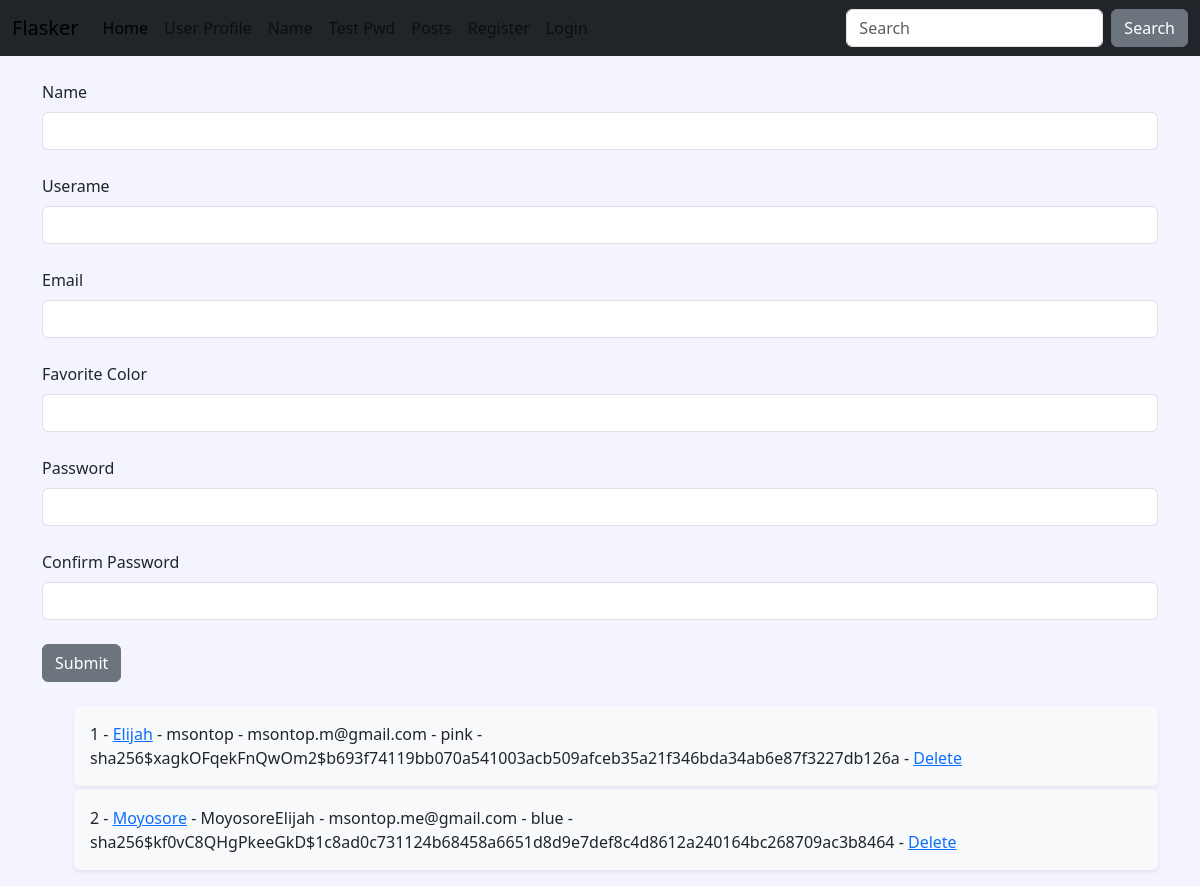
The page /user/add on the database as committed earlier.
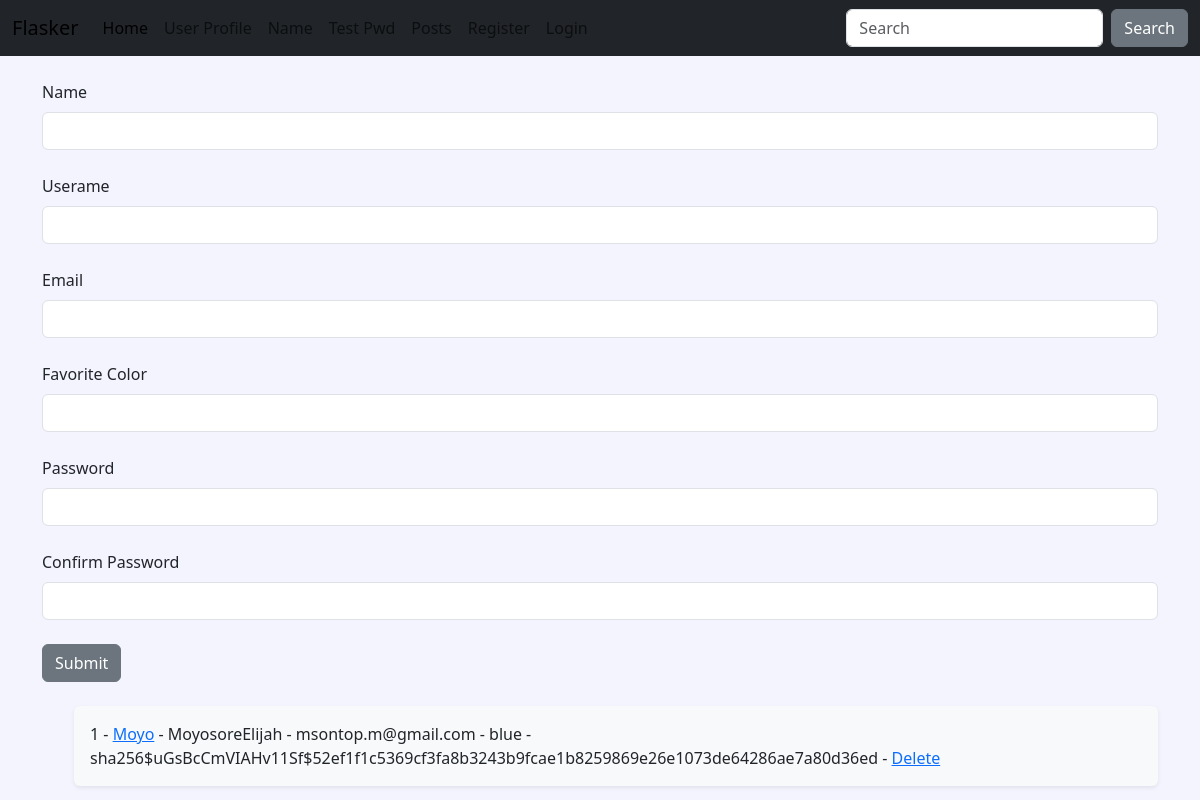
The same page on the database as committed later.
### hello.py (models this page shows, shortened)
class Users(db.Model, UserMixin):
    id = db.Column(db.Integer, primary_key=True)
    username = db.Column(db.String(200), unique=True)
    name = db.Column(db.String(200), nullable=False)
    email = db.Column(db.String(200), nullable=False, unique=True)
    favorite_color = db.Column(db.String(120))
    date_added = db.Column(db.DateTime, default=datetime.utcnow)
    password_hash = db.Column(db.String(128))
    @property
    def password(self):
        raise AttributeError('Password is nomett a readable attr!')

### hello.py (the view, shortened to what this page needs)
@app.route('/user/add', methods=['GET', 'POST'])
def add_user():
    name = None
    form = UserFrom()
    our_users=Users.query.order_by(Users.date_added)
    return render_template('add_user.html',
                           form=form,
                           name=name,
                           our_users=our_users)

### hello.py
class UserFrom(FlaskForm):
    username = StringField('Userame', validators=[DataRequired()])
    name = StringField('Name', validators=[DataRequired()])
    email = StringField('Email', validators=[DataRequired()])
    favorite_color = StringField('Favorite Color')
    password_hash = PasswordField('Password', validators=[DataRequired(), EqualTo('password_hash2', message='password must match!')])
    password_hash2 = PasswordField('Confirm Password', validators=[DataRequired()])
    submit = SubmitField('Submit')

### templates/add_user.html (shortened to what this page needs)
{% extends 'base.html' %}
{% block content%}
{% if name %}
<h1>User Added!</h1>
<br/>
<ul style="list-style-type: none;">
    {% for our_user in our_users %}
    <div class="shadow-sm p-3 mb-1 bg-body-tertiary rounded">
        <li>{{ our_user.id }} - <a href="{{ url_for('update', id=our_user.id) }}">{{ our_user.name }}</a> - {{ our_user.username }} - {{ our_user.email }} - {{ our_user.favorite_color }} - {{ our_user.password_hash }} - <a href="{{ url_for('delete', id=our_user.id) }}">Delete</a></li>
    </div>
    {% endfor %}
</ul>
{% else %}
<form method="POST">
    {{ form.name.label(class="form-label") }}
    {{ form.name(class="form-control") }}
    <br />
    {{ form.username.label(class="form-label") }}
    {{ form.username(class="form-control") }}
    <br />
    {{ form.email.label(class="form-label") }}
    {{ form.email(class="form-control") }}
    <br />
    {{ form.favorite_color.label(class="form-label") }}
    {{ form.favorite_color(class="form-control") }}
    <br />
    {{ form.password_hash.label(class="form-label") }}
    {{ form.password_hash(class="form-control") }}
    <br />
    {{ form.password_hash2.label(class="form-label") }}
    {{ form.password_hash2(class="form-control") }}
    <br />
    {{ form.submit(class="btn btn-secondary") }}
</form>
<br/>
<ul style="list-style-type: none;">
    {% for our_user in our_users %}
    <div class="shadow-sm p-3 mb-1 bg-body-tertiary rounded">
        <li>{{ our_user.id }} - <a href="{{ url_for('update', id=our_user.id) }}">{{ our_user.name }}</a> - {{ our_user.username }} - {{ our_user.email }} - {{ our_user.favorite_color }} - {{ our_user.password_hash }} - <a href="{{ url_for('delete', id=our_user.id) }}">Delete</a></li>
    </div>
    {% endfor %}
</ul>
{% endif %}
{% endblock %}

### templates/base.html (shortened to what this page needs)
<!doctype html>
<html lang="en">
<head>
    <link href="https://cdn.jsdelivr.net/npm/bootstrap@5.3.0-alpha1/dist/css/bootstrap.min.css" rel="stylesheet"
>
    <link href="{{ url_for('static', filename='css/style.css') }}" rel="stylesheet"></link>
</head>
<body>
    {% include 'navbar.html'%}
    <div class="container">
        <br/>
        {% block content %}
        {% endblock %}
    </div>
</body>
</html>

### templates/navbar.html (shortened to what this page needs)
<nav class="navbar navbar-expand-lg bg-dark text-white">
    <div class="container-fluid">
      <a class="navbar-brand" href="{{ url_for('index') }}">Flasker</a>
      <div class="collapse navbar-collapse" id="navbarSupportedContent">
        <ul class="navbar-nav me-auto mb-2 mb-lg-0 text-white">
          <li class="nav-item">
            <a class="nav-link active" aria-current="page" href="{{ url_for('index') }}">Home</a>
          </li>
          <li class="nav-item">
            <a class="nav-link" href="{{ url_for('user', name='moyo') }}">User Profile</a>
          </li>
          <li class="nav-item">
            <a class="nav-link" href="{{ url_for('name') }}">Name</a>
          </li>
          <li class="nav-item">
            <a class="nav-link" href="{{ url_for('test_pw') }}">Test Pwd</a>
          </li>
          <li class="nav-item">
            <a class="nav-link" href="{{ url_for('posts') }}">Posts</a>
          </li>
          {% if current_user.is_authenticated %}
          <li class="nav-item">
            <a class="nav-link" href="{{ url_for('add_post') }}">Add Post</a>
          </li>
          <li class="nav-item">
            <a class="nav-link" href="{{ url_for('dashboard') }}">Dashboard</a>
          </li>
          <li class="nav-item">
            <a class="nav-link" href="{{ url_for('logout') }}">Logout</a>
          </li>
          {% else %}
          <li class="nav-item">
            <a class="nav-link" href="{{ url_for('add_user') }}">Register</a>
          </li>
          <li class="nav-item">
            <a class="nav-link" href="{{ url_for('login') }}">Login</a>
          </li>
          {% endif %}
        </ul>
        <form class="d-flex" role="search">
          <input class="form-control me-2" type="search" placeholder="Search" aria-label="Search">
          <button class="btn btn-secondary" type="submit">Search</button>
        </form>
      </div>
    </div>
  </nav>

### static/css/style.css (style rules this page uses)
body { background-color: #f4f4ff; }

Rows that differ between the two databases and show on the page:
removed Users: id "2", name "Moyosore", username "MoyosoreElijah", email "msontop.me@gmail.com", favorite_color "blue", password_hash "sha256$kf0vC8QHgPkeeGkD$1c8ad0c731124b68458a6651d8d9e7def8c4d8612a240164bc268709ac3b8464"
changed Users "msontop.m@gmail.com": name "Elijah" → "Moyo"; username "msontop" → "MoyosoreElijah"; favorite_color "pink" → "blue"; password_hash "sha256$xagkOFqekFnQwOm2$b693f74119bb070a541003acb509afceb35a21f346bda34ab6e87f3227db126a" → "sha256$uGsBcCmVIAHv11Sf$52ef1f1c5369cf3fa8b3243b9fcae1b8259869e26e1073de64286ae7a80d36ed"
